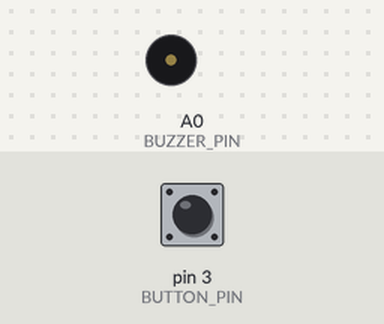
Simulated run of this program. Board: Arduino Uno, built with avr-gcc and run on an emulated ATmega328P. On the bench: buzzer (waves = sounding, pin HIGH). Inputs (shaded band) come from the test bench; at power-on: pin 3 (BUTTON_PIN) HIGH. What the program prints to the serial monitor is not drawn.

Above: at 0.2 s.
Timing chart, 0 to 1.7 s (numbered marks = the images above):
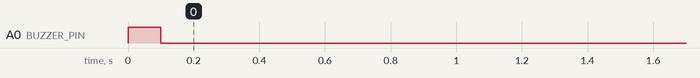

The program:

main.cpp
```cpp
#include "main.h"

#define DHT_11_PIN 6

#define OUTLET_PIN 5
#define OUTLET_ON 5574000
#define OUTLET_OFF 5573952

#define BUTTON_PIN 3

#define RELAY_PIN 2

#define FILAMENT_PIN 16

#define BUZZER_PIN A0


DHT dht(DHT_11_PIN, DHT11);
RCSwitch outletSwitch = RCSwitch();
Bounce button = Bounce();
SerialCommand cmd;

bool poweredOn = false;


void setup() {
    Serial.begin(9600);
    outletSwitch.enableTransmit(OUTLET_PIN);

    dht.begin();

    pinMode(BUTTON_PIN, INPUT_PULLUP);
    button.attach(BUTTON_PIN);
    button.interval(50);

    pinMode(BUZZER_PIN, OUTPUT);
    soundBuzzer(100);

    pinMode(FILAMENT_PIN, INPUT);

    cmd.addCommand("POWEROFF", powerOff);
    cmd.addCommand("POWERON", powerOn);
    cmd.addCommand("GETTEMPERATURE", getTemperature);
    cmd.addCommand("GETHUMIDITY", getHumidity);
    cmd.addCommand("BUZZER", soundBuzzer);
    cmd.addCommand("FILAMENT", checkFilament);
    cmd.addDefaultHandler(unrecognized);
    Serial.println("Osminog 1.0 Ready");
}

void unrecognized() {
    Serial.println("Error");
}

void checkFilament() {
    Serial.println(digitalRead(FILAMENT_PIN));
}

void powerOn() {
    Serial.println("OK");
    outletSwitch.send(OUTLET_ON, 24);
    poweredOn = true;
}

void powerOff() {
    Serial.println("OK");
    outletSwitch.send(OUTLET_OFF, 24);
    poweredOn = false;
}

void getTemperature() {
    Serial.println(dht.readTemperature());
}

void getHumidity() {
    Serial.println(dht.readHumidity());
}


void soundBuzzer() {
    soundBuzzer(500);
}


void soundBuzzer(int milliseconds) {
    Serial.println("OK");
    digitalWrite(BUZZER_PIN, HIGH);
    delay(milliseconds);
    digitalWrite(BUZZER_PIN, LOW);
}


void loop() {
    cmd.readSerial();

    button.update();
    if(button.fell()) {
        if (poweredOn) {
            powerOff();
        } else {
            powerOn();
        }
    }
}
```

main.h
```cpp
#include <Arduino.h>
#include <DHT.h>
#include <RCSwitch.h>
#include <Bounce2.h>
#include <SerialCommand.h>

void setup();
void loop();

void powerOn();
void powerOff();
void unrecognized();
void getHumidity();
void getTemperature();
void soundBuzzer();
void soundBuzzer(int milliseconds);
void checkFilament();

bool updateTemperature();
```
